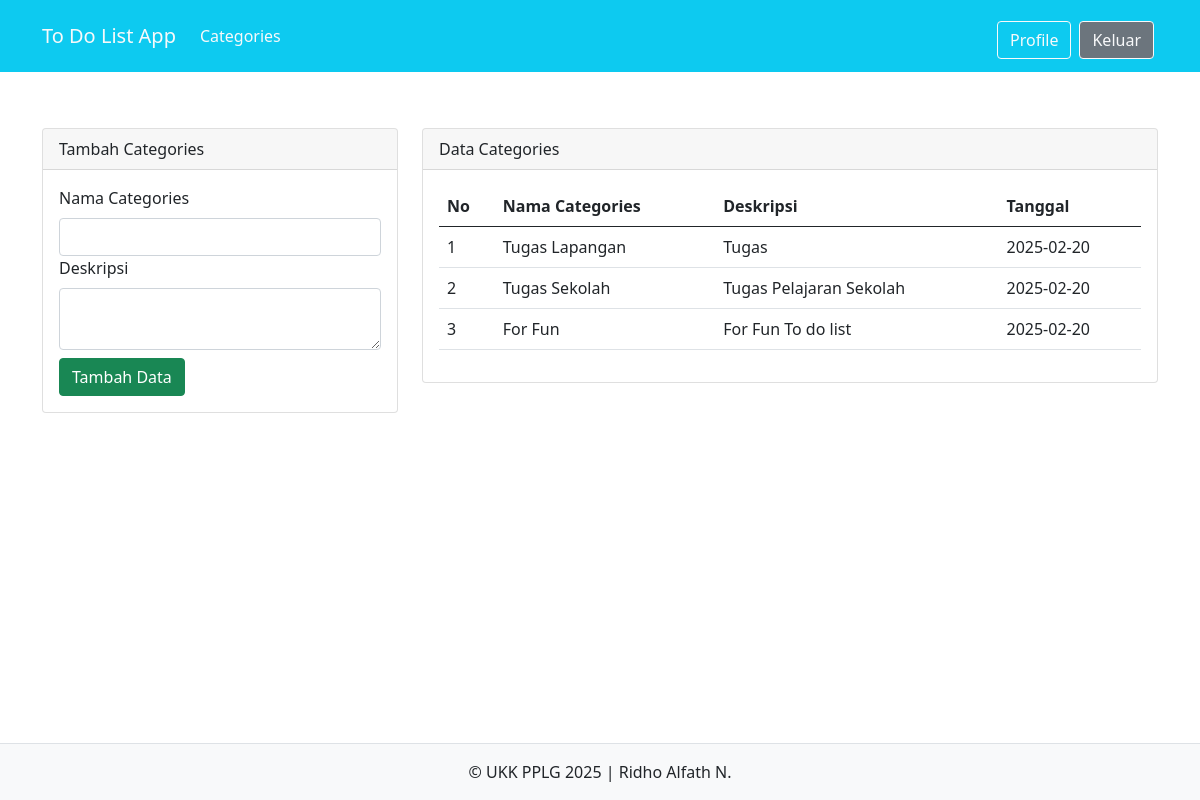
The app's page /admin/categories.php (signed in) with its own data.
### tables this page shows
CREATE TABLE `categories` (
  `categoriesid` int(11) NOT NULL,
  `namacategory` varchar(256) NOT NULL,
  `deskripsi` varchar(256) NOT NULL,
  `tanggaldibuat` date NOT NULL,
  `userid` int(11) NOT NULL
);

### admin/categories.php (the view, shortened to what this page needs)
<?php
include '../config/koneksi.php';
?>
<!DOCTYPE html>
<html lang="en">
<head>
    <link href="https://cdn.jsdelivr.net/npm/bootstrap@5.0.2/dist/css/bootstrap.min.css" rel="stylesheet">
    <link rel="stylesheet" href="view/css/bootstrap.min.css">
    <link rel="stylesheet" href="https://cdnjs.cloudflare.com/ajax/libs/font-awesome/6.7.2/css/all.min.css"/>
</head>
<body>
<nav class="navbar navbar-expand-lg navbar-light bg-info">
  <div class="container">
    <a class="navbar-brand text-light" href="index.php">To Do List App</a>
    <div class="collapse navbar-collapse mt-2" id="navbarNav">
        <div class="navbar-nav me-auto">
            <a href="categories.php" class="nav-link text-light mb-2">Categories</a>
        </div>
        <a href="/UKK2025_XIIPPLG2_7909/admin/profile.php" class="btn btn-outline-light btn-info m-1">Profile</a>
            <a href="../config/aksi_logout.php" class="btn btn-outline-light btn-secondary m-1">Keluar</a>
        </div>
    </div>
</nav>
<div class="container mt-5">
        <div class="row">
            <div class="col-md-4">
                <div class="card mt-2">
                    <div class="card-header">
                        Tambah Categories
                    </div>
                    <div class="card-body">
                        <form action="../config/aksi_categories.php" method="POST">
                            <label class="form-label">Nama Categories</label>
                            <input type="text" name="namacategory" class="form-control" required>
                            <label class="form-label">Deskripsi</label>
                            <textarea name="deskripsi" class="form-control" required></textarea>
                            <button type="submit" class="btn btn-success mt-2" name="tambahct">Tambah Data</button>
                        </form>
                    </div>
                </div>
            </div>
            <div class="col md-8">
                <div class="card mt-2">
                    <div class="card-header">Data Categories</div>
                    <div class="card-body">
                        <table class="table">
                            <thead>
                                <tr>
                                    <th>No</th>
                                    <th>Nama Categories</th>
                                    <th>Deskripsi</th>
                                    <th>Tanggal</th>
                                </tr>
                            </thead>
                            <tbody>
                                <?php
                                $no = 1;
                                $userid = $_SESSION['userid'];
                                $sql = mysqli_query($koneksi, "SELECT * FROM categories
                            WHERE userid='$userid'");
                                while ($data = mysqli_fetch_array($sql)) {
                                ?>
                                    <tr>
                                        <td><?php echo $no++ ?></td>
                                        <td><?php echo $data['namacategory'] ?></td>
                                        <td><?php echo $data['deskripsi'] ?></td>
                                        <td><?php echo $data['tanggaldibuat'] ?></td>
                                    </tr>
                                <?php } ?>
                                </tbody>
                        </table>
<footer class="position-fixed d-flex justify-content-center border-top mt-3 bg-light fixed-bottom" >
    <p class="mt-3">&copy; UKK PPLG 2025 | Ridho Alfath N.</p>
</footer>
</body>
</html>

### records on screen
categories: namacategory "Tugas Lapangan", deskripsi "Tugas", tanggaldibuat "2025-02-20"
categories: namacategory "Tugas Sekolah", deskripsi "Tugas Pelajaran Sekolah", tanggaldibuat "2025-02-20"
categories: namacategory "For Fun", deskripsi "For Fun To do list", tanggaldibuat "2025-02-20"
